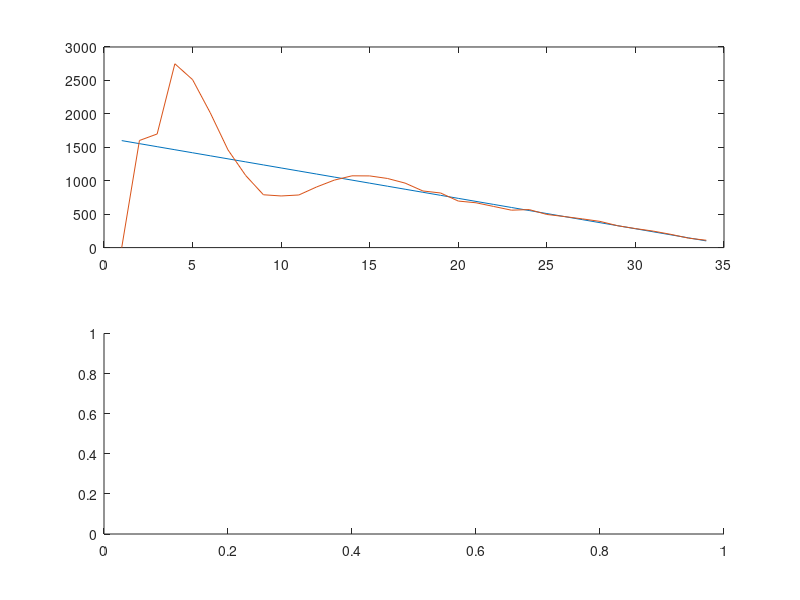

Reproduce this figure in MATLAB. (Note: this script raises an error after producing the figure.)
clear,clc;

N = 34;
stim_IOIs = linspace(1600,100,N);
stim = [0 cumsum(stim_IOIs)];

limits = [250, 1000];

alpha =0.4;
beta =0.1;
m =0.5;                 % 0 = track | 1 = predict 
gamma_init =0.2;        % 0 = anticipate | 1 = adapt 

mvarProp = .5;          % 0 = motor flexible | 1 = motor unflexible 

T = zeros(1,N);         % timekeeper (interval)
t = zeros(1,N);         % ADAM's tap (timestamp)
asyn = zeros(1,N);      % asynchrony (stimtime - t)    
t_pred = zeros(1,N);    % output tap time of anticipation module
t_fin = zeros(1,N);     % final output tap time from the joint module
IOI_pred = zeros(1,N);  % predicted IOI (via anticipation)
IOI_track = zeros(1,N); % tracked IOI (previous taps)

TK1 = normrnd(0,1,[1,N]);            % sampled from a normal dist
TK2 = normrnd(0,1,[1,N]);            % sampled from a normal dist
M = gamrnd(4,sqrt(25/4),[1,N+1]);      % drawn from gamma dist 
M_init = M;

T(2:3) = stim_IOIs(1:2) + TK1(1:2);  % initialize timekeeper with first 2 stims


for n = 2:N
    gamma = gamma_init;

    % adaptation ----------------------------------------
    asyn(n) = stim(n-1) - t(n-1);                     % most recent asynchrony
    
    t(n+1) = t(n) + ( T(n) + (alpha + beta) * asyn(n) + TK1(n));    % eq. (11)
    T(n+1) = T(n) + beta * asyn(n);                                 % eq. (12)

    if n > 2
    % anticipation --------------------------------------    
        fit = polyfit(n-2:n,stim_IOIs(n-2:n),1);     
        IOI_pred(n+1) = fit(2) + fit(1) * (n+1);
        IOI_track(n+1) = t(n) - t(n-1);

        t_pred(n+1) = t(n) + (m * IOI_pred(n+1) + (1-m) * IOI_track(n+1)) + TK2(n);
        
        % motor variance increases proportionally after predicted (next) IOI < min(limits)
        if IOI_pred(n+1) < min(limits)
            
            M(n+1) =  M(n+1) + mvarProp * (min(limits) - IOI_pred(n+1));

        end

        
    else % n = 2 not enough stim to predict future
        gamma = 1; 
    end
   
    % joint -------------------------------------- 
    ASYN(n+1) = t(n+1) - t_pred(n+1);
    t_fin(n+1) = t(n+1) - ((1-gamma) * ASYN(n+1)) + M(n) - M(n-1);

end

figure;
subplot(2,1,1)
plot(diff(stim)), hold on; plot(diff(t_fin)), hold off;
subplot(2,1,2)
EK_dotplot(stim); hold on; EK_dotplot(t_fin); legend('stimuli', 'ADAM'); hold off;